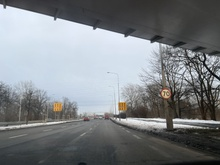
%> input picture zdjecia-dobre/IMG_3587.JPG, 220 x 165 px, shrunk from 4032 x 3024 before the run
$ octave wyswietl_jeden_obraz.m   (GNU Octave 9; MATLAB toolbox functions it lacks are replaced by stand-ins)
%> lines starting %> are read from the running program, lines starting %| are printed output that depends on the picture; in (x1, y1, x2, y2) boxes, pixels count from 0 and x2, y2 are one past the last pixel; in counts of white or black regions, pixels touching at a corner belong together; the program's own positions count from 1
### wszystkie_kolory_new.m
function wszystkie_kolory_new(img)

% Wczytaj obraz
% img = imread('zdjecia/z1.jpg');

xr=img(:,:,1);
xg=img(:,:,2);
xb=img(:,:,3);

alfa=0.8;
beta=1;
gamma=1.2;

dark_blue_threshold = 40;

[height, width]=size(img(:,:,1));
blueMask=zeros(height,width);

for i=1:height
    for j=1:width
        if((xb(i,j)/xg(i,j)>alfa) && (xb(i,j)/xr(i,j)>beta) && (xg(i,j)/xr(i,j)>gamma) && ...
                ((xb(i,j)/xr(i,j)>1.2*alfa) && (xb(i,j)/xg(i,j)>1.2*beta)) && (xb(i,j) > dark_blue_threshold))
          blueMask(i,j)=1;
        end
    end
end

% Przekształć obraz do przestrzeni kolorów HSV
hsv_img = rgb2hsv(img);

% Określ zakres barw czerwonej
lower_red = [0.9, 0.2, 0.2];
upper_red = [1, 1, 1];

% Zastosuj progowanie na podstawie zakresu barw czerwonej
redMask1 = (hsv_img(:,:,1) >= lower_red(1) & hsv_img(:,:,1) <= upper_red(1) & ...
              hsv_img(:,:,2) >= lower_red(2) & hsv_img(:,:,2) <= upper_red(2) & ...
              hsv_img(:,:,3) >= lower_red(3) & hsv_img(:,:,3) <= upper_red(3));

% Określ zakres barw czerwonej (zawierający jaśniejsze odcienie)
lower_red = [0, 0.2, 0.2];
upper_red = [0.05, 1, 1];

% Zastosuj progowanie na podstawie zakresu barw czerwonej
redMask2 = (hsv_img(:,:,1) >= lower_red(1) & hsv_img(:,:,1) <= upper_red(1) & ...
              hsv_img(:,:,2) >= lower_red(2) & hsv_img(:,:,2) <= upper_red(2) & ...
              hsv_img(:,:,3) >= lower_red(3) & hsv_img(:,:,3) <= upper_red(3));


lower_yellow = [0.1, 0.2, 0.6];
upper_yellow = [0.2, 1, 1];

% Utwórz maskę dla obszarów żółtych
yellowMask = (hsv_img(:,:,1) >= lower_yellow(1)) & (hsv_img(:,:,1) <= upper_yellow(1)) & ...
              (hsv_img(:,:,2) >= lower_yellow(2)) & (hsv_img(:,:,2) <= upper_yellow(2)) & ...
              (hsv_img(:,:,3) >= lower_yellow(3)) & (hsv_img(:,:,3) <= upper_yellow(3));


lower_orange = [0.05, 0.4, 0.5];
upper_orange = [0.15, 1, 1];

% Tworzenie maski binarnej dla koloru pomarańczowego
orange_mask = (hsv_img(:,:,1) >= lower_orange(1) & hsv_img(:,:,1) <= upper_orange(1)) & ...
              (hsv_img(:,:,2) >= lower_orange(2) & hsv_img(:,:,2) <= upper_orange(2)) & ...
              (hsv_img(:,:,3) >= lower_orange(3) & hsv_img(:,:,3) <= upper_orange(3));


binary_img=redMask1| redMask2 | yellowMask | blueMask | orange_mask;

% [9 lines of commented-out code are left out]


se = strel('square', 4);
erodedImage = imerode(binary_img, se);
% erodedImage = imerode(erodedImage, se);

se = strel('square', 4);
dilatedImage = imdilate(erodedImage, se);


% [13 lines of commented-out code are left out]
percent_of_image_min1 = 0.05; % Dostosuj tę wartość według potrzeb
min_region_size1 = calculate_region_size(height, width, percent_of_image_min1);


percent_of_image_min2 = 0.1; % Dostosuj tę wartość według potrzeb
min_region_size2 = calculate_region_size(height, width, percent_of_image_min2);


percent_of_image_max = 2; % Dostosuj tę wartość według potrzeb
max_region_size = calculate_region_size(height,width, percent_of_image_max);


coefficient = 0.04; % Dostosuj według potrzeb
some_threshold = calculate_relative_threshold(img, coefficient);


detected_regions=detect_regions(dilatedImage, min_region_size1, some_threshold, max_region_size, min_region_size2);


display_detected_regions(img, detected_regions);

display_detected_regions(dilatedImage, detected_regions);


% display_detected_regions(binary_img, detected_regions);

### calculate_region_size.m
function min_region_size = calculate_region_size(height, width, percent_of_image)
    % Obliczanie minimalnego rozmiaru regionu na podstawie procentowej wartości
    total_pixels = height * width;
    min_region_size = round(percent_of_image / 100 * total_pixels);
end

### calculate_relative_threshold.m
function some_threshold = calculate_relative_threshold(image, coefficient)
    % Oblicz średnią długość obrazu
    avg_length = (size(image, 1) + size(image, 2)) / 2;

    % Wylicz względny threshold
    some_threshold = coefficient * avg_length;
end

### detect_regions.m
function detected_regions = detect_regions(binary_image, min_region_size, some_threshold, other_threshold, min_region_size2)
    % Inicjalizacja listy wykrytych regionów/plam
    detected_regions = [];

    % Przejście przez obraz binarny
    [rows, cols] = size(binary_image);
    for i = 1:2:rows
        for j = 1:2:cols
            % Jeśli natrafimy na biały piksel, rozpoczynamy nową plamę
            if binary_image(i, j) == 1
                region = struct();
                region.points = [i, j]; % Punkt początkowy plamy
                region.min_row = i;
                region.max_row = i;
                region.min_col = j;
                region.max_col = j;

                % Ustawienie barwy piksela na czarną
                binary_image(i, j) = 0;

                % Dodanie punktu do listy punktów do zbadania
                points_to_check = [i, j];

                % Dopóki są punkty do zbadania
                while ~isempty(points_to_check)
                    point = points_to_check(1, :);
                    points_to_check(1, :) = []; % Usunięcie pierwszego punktu

                    % Sprawdzenie sąsiadów punktu
                    neighbors = get_neighbors(point, rows, cols);
                    for k = 1:size(neighbors, 1)
                        neighbor_row = neighbors(k, 1);
                        neighbor_col = neighbors(k, 2);

                        % Jeśli sąsiad jest biały
                        if binary_image(neighbor_row, neighbor_col) == 1
                            % Ustawienie barwy piksela na czarną
                            binary_image(neighbor_row, neighbor_col) = 0;

                            % Dodanie sąsiada do listy punktów do zbadania
                            points_to_check = [points_to_check; neighbor_row, neighbor_col];

                            % Aktualizacja granic opisujących plamę
                            region.min_row = min(region.min_row, neighbor_row);
                            region.max_row = max(region.max_row, neighbor_row);
                            region.min_col = min(region.min_col, neighbor_col);
                            region.max_col = max(region.max_col, neighbor_col);
                        end
                    end
                end

                % Odrzucenie małych regionów
                region_size = (region.max_row - region.min_row + 1) * (region.max_col - region.min_col + 1);
                if region_size >= min_region_size
                    % Sprawdzenie warunków łączenia z innymi regionami
                    merged = false;
                    for r = 1:length(detected_regions)
                        % Warunek 1: jeden region zawiera się w znacznej mierze w drugim
                        if is_inside(region, detected_regions(r))
                            % Połączenie regionów
                            detected_regions(r) = merge_regions(detected_regions(r), region);
                            merged = true;
                            break;
                        end

                        % Warunek 2: są względnie blisko siebie w poziomie i jednocześnie położone podobnie w pionie
                        if are_close_in_horizontal_and_vertical(region, detected_regions(r), some_threshold)
                            % Połączenie regionów
                            detected_regions(r) = merge_regions(detected_regions(r), region);
                            merged = true;
                            break;
                        end

                        % Warunek 3: są względnie blisko siebie w pionie i jednocześnie położone podobnie w poziomie
                        if are_close_in_vertical_and_horizontal(region, detected_regions(r), some_threshold)
                            % Połączenie regionów
                            detected_regions(r) = merge_regions(detected_regions(r), region);
                            merged = true;
                            break;
                        end
                    end

                    % Jeśli nie został połączony z żadnym istniejącym regionem, dodaj go do listy
                    if ~merged
                        detected_regions = [detected_regions, region];
                    end
                end
            end
        end
    end

    % Usunięcie plam, które nie spełniają kryteriów
    detected_regions = filter_regions(detected_regions, other_threshold, min_region_size2);
end

### filter_regions.m
% Funkcja usuwająca plamy nie spełniające kryteriów
function filtered_regions = filter_regions(regions, other_threshold, min_region_size2)
    filtered_regions = [];
    for r = 1:length(regions)
        region_size = (regions(r).max_row - regions(r).min_row + 1) * (regions(r).max_col - regions(r).min_col + 1);
        width_height_ratio = (regions(r).max_col - regions(r).min_col + 1) / (regions(r).max_row - regions(r).min_row + 1);
        height_width_ratio = 1 / width_height_ratio; % Stosunek wysokości do szerokości

        % Warunek 1: Usuń plamy zbyt małe
        if region_size >= min_region_size2
            % Warunek 2: Usuń plamy zbyt duże
            if region_size <= other_threshold
                % Warunek 3: Usuń plamy z nieprawidłowym stosunkiem szerokości do wysokości
                aspect_ratio_tolerance = 0.3; % Dopuszczalny zakres odstępstwa od idealnego stosunku
                ideal_ratio = 1.0; % Idealny stosunek (kwadrat)

                if (abs(width_height_ratio - ideal_ratio) <= aspect_ratio_tolerance) && (height_width_ratio >= 0.6) && (height_width_ratio <= 1.3)
                    filtered_regions = [filtered_regions, regions(r)];
                end
            end
        end
    end
end

### display_detected_regions.m
function display_detected_regions(image, detected_regions)
    % Wyświetlenie obrazu
    figure();
    imshow(image);
    hold on;

    % Wyświetlenie prostokątów dla każdej wykrytej plamy
    for i = 1:length(detected_regions)
        min_row = detected_regions(i).min_row;
        max_row = detected_regions(i).max_row;
        min_col = detected_regions(i).min_col;
        max_col = detected_regions(i).max_col;

        width = max_col - min_col + 1;
        height = max_row - min_row + 1;

        rectangle('Position', [min_col, min_row, width, height], 'EdgeColor', 'r', 'LineWidth', 2);
    end

    hold off;
end

### wyswietl_jeden_obraz.m
% Wczytanie obrazu
img = imread("zdjecia-dobre/IMG_3587.JPG");
%> img is the input picture: size 165x220x3 uint8; mean R, G, B 124.2, 128.2, 131.6

wszystkie_kolory_new(img);
%> in wszystkie_kolory_new, `xr=img(:,:,1);`:
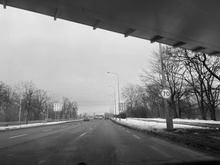
%> xr: size 165x220 uint8; min 3, max 254, mean 124.2
%> in wszystkie_kolory_new, `xb=img(:,:,3);`:
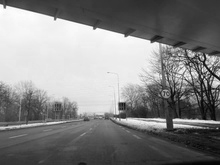
%> xb: size 165x220 uint8; min 3, max 255, mean 131.6
%> in wszystkie_kolory_new, `[height, width]=size(img(:,:,1));`: height = 165; width = 220
%> in wszystkie_kolory_new, `blueMask=zeros(height,width);`: blueMask: size 165x220 double; every value is 0
%> in wszystkie_kolory_new, `hsv_img = rgb2hsv(img);`: hsv_img: size 165x220x3 double; mean H, S, V 0.426, 0.0857, 0.525
%> in wszystkie_kolory_new, `redMask1 = (hsv_img(:,:,1) >= lower_red(1) & hsv_img(:,:,1) <= upper_r..`:
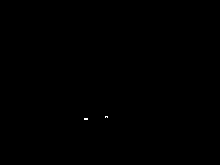
%> redMask1: size 165x220 logical; 0.04% white in thin lines or dots, all inside (x1, y1, x2, y2) = (84, 116, 108, 120)
%> in wszystkie_kolory_new, `redMask2 = (hsv_img(:,:,1) >= lower_red(1) & hsv_img(:,:,1) <= upper_r..`: redMask2: size 165x220 logical; 0.12% white in thin lines or dots, all inside (x1, y1, x2, y2) = (134, 88, 173, 116)
%> in wszystkie_kolory_new, `yellowMask = (hsv_img(:,:,1) >= lower_yellow(1)) & (hsv_img(:,:,1) <= ..`: yellowMask: size 165x220 logical; 0.11% white in thin lines or dots, all inside (x1, y1, x2, y2) = (55, 91, 169, 111)
%> in wszystkie_kolory_new, `orange_mask = (hsv_img(:,:,1) >= lower_orange(1) & hsv_img(:,:,1) <= u..`:
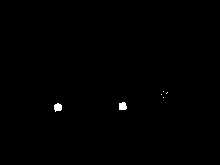
%> orange_mask: size 165x220 logical; 0.32% white; 6 white regions (4 under 20 px), largest, box (x1, y1, x2, y2) and area: (54, 103, 62, 112) 55, (119, 102, 127, 110) 55
%> in wszystkie_kolory_new, `binary_img=redMask1| redMask2 | yellowMask | blueMask | orange_mask;`:
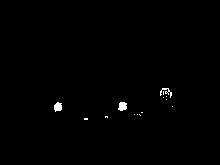
%> binary_img: size 165x220 logical; 0.54% white; 14 white regions (11 under 20 px), largest, box (x1, y1, x2, y2) and area: (118, 102, 127, 111) 64, (54, 102, 62, 112) 61, (160, 88, 172, 98) 44
%> in wszystkie_kolory_new, `erodedImage = imerode(binary_img, se);`: erodedImage: size 165x220 logical; 0.1% white; 2 white regions (2 under 20 px)
%> in wszystkie_kolory_new, `dilatedImage = imdilate(erodedImage, se);`: dilatedImage: size 165x220 logical; 0.31% white; 2 white regions, box (x1, y1, x2, y2) and area: (54, 103, 62, 111) 57, (119, 102, 126, 110) 54
%> in calculate_region_size, `total_pixels = height * width;`: total_pixels = 36300
%> in calculate_region_size, `min_region_size = round(percent_of_image / 100 * total_pixels);`: min_region_size = 18
%> in wszystkie_kolory_new, `min_region_size2 = calculate_region_size(height, width, percent_of_ima..`: min_region_size2 = 36
%> in wszystkie_kolory_new, `max_region_size = calculate_region_size(height,width, percent_of_image..`: max_region_size = 726
%> in wszystkie_kolory_new, `some_threshold = calculate_relative_threshold(img, coefficient);`: some_threshold = 7.7
%> after the loop in detect_regions, `for i = 1:2:rows`: binary_image: size 165x220 logical; every value is 0
%> after the loop in detect_regions, `for i = 1:2:rows`: detected_regions = 2 items; points, min_row, max_row, min_col and max_col: [103 121] 103 110 120 126, [105 57] 104 111 55 62; merged = false; neighbor_col = 63; neighbor_row = 110; neighbors = [109 62; 111 62; 110 61; 110 63]; point = [110 62]; region = {points [105 57], min_row 104, max_row 111, min_col 55, max_col 62}; region.max_col = 62; region.max_row = 111; region.min_col = 55; region.min_row = 104; region.points = [105 57]; region_size = 64
%> the loop in filter_regions, `for r = 1:length(regions)` made 2 passes
%> (region_size, width_height_ratio, height_width_ratio, aspect_ratio_tolerance, ideal_ratio) on passes 1 to 2: (56, 0.875, 1.14, 0.3, 1), (64, 1, 1, 0.3, 1)
%> after the loop in filter_regions, `for r = 1:length(regions)`: filtered_regions has the same summary as detected_regions in detect_regions
%> the loop in display_detected_regions, `for i = 1:length(detected_regions)` made 2 passes
%> (min_row, max_row, min_col, max_col, width, height) on passes 1 to 2: (103, 110, 120, 126, 7, 8), (104, 111, 55, 62, 8, 8)
%> in wszystkie_kolory_new, `display_detected_regions(img, detected_regions);`:
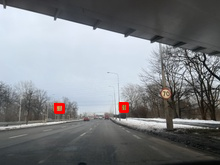
%> figure redrawn from the program's plot data
%> the loop in display_detected_regions (call 2), `for i = 1:length(detected_regions)` made 2 passes
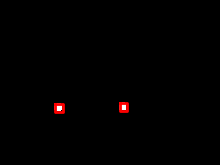
%> figure redrawn from the program's plot data

$ run again, with zdjecia-dobre/IMG_3526.JPG copied over zdjecia-dobre/IMG_3587.JPG
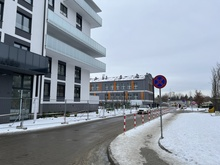
%> input picture zdjecia-dobre/IMG_3526.JPG, 220 x 165 px, shrunk from 4032 x 3024 before the run
%> img is the input picture: size 165x220x3 uint8; mean R, G, B 140.4, 149.6, 160.6
%> in wszystkie_kolory_new, `xg=img(:,:,2);`:
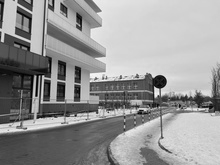
%> xg: size 165x220 uint8; min 0, max 251, mean 149.6
%> in wszystkie_kolory_new, `xb=img(:,:,3);`:
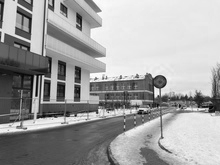
%> xb: size 165x220 uint8; min 0, max 255, mean 160.6
%> height = 165; width = 220
%> hsv_img: size 165x220x3 double; mean H, S, V 0.523, 0.15, 0.634
%> redMask1: size 165x220 logical; 0.2% white in thin lines or dots, all inside (x1, y1, x2, y2) = (124, 76, 200, 131)
%> redMask2: size 165x220 logical; 0.09% white in thin lines or dots, all inside (x1, y1, x2, y2) = (99, 80, 204, 130)
%> yellowMask: size 165x220 logical; every value is 0
%> orange_mask: size 165x220 logical; 0.03% white in thin lines or dots, all inside (x1, y1, x2, y2) = (109, 84, 143, 96)
%> binary_img: size 165x220 logical; 0.33% white in thin lines or dots, all inside (x1, y1, x2, y2) = (34, 69, 204, 131)
%> total_pixels = 36300
%> min_region_size = 18
%> min_region_size2 = 36
%> max_region_size = 726
%> in wszystkie_kolory_new, `some_threshold = calculate_relative_threshold(img, coefficient);`: some_threshold = 7.7
%> in detect_regions, `detected_regions = filter_regions(detected_regions, other_threshold, m..`: detected_regions = []
